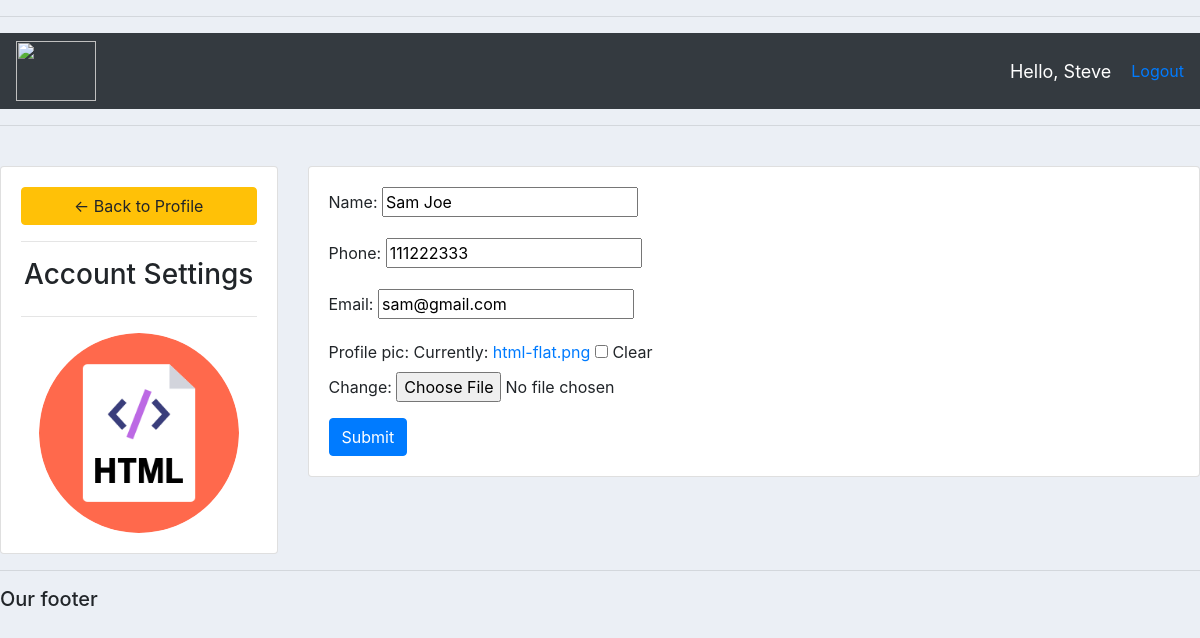
/account/ (signed in), run on the app's committed database.
### accounts/models.py (models this page shows, shortened)
class Customer(models.Model):
    user = models.OneToOneField(User, blank = True, null = True, on_delete = models.CASCADE)
    name = models.CharField(max_length = 200, null = True)
    phone = models.CharField(max_length = 200, null = True)
    email = models.CharField(max_length = 200, null = True)
    profile_pic = models.ImageField(default = 'html-flat.png', null = True, blank = True)
    date_created = models.DateTimeField(auto_now_add = True)

### accounts/decorators.py (the view)
        def wrapper_func(request, *args, **kwargs):
            group = None
            if request.user.groups.exists():
                group = request.user.groups.all()[0].name
            if group in allowed_roles:
                return view_func(request, *args, **kwargs)
            else:
                return HttpResponse('You are not authorized to view this page')

### accounts/forms.py
class CustomerForm(ModelForm):
    class Meta:
        model = Customer
        fields = '__all__'
        exclude = ['user'] #remember the username is defined

### accounts/views.py (called while the page is built)
@login_required(login_url = 'login')
@allowed_users(allowed_roles = ['customer', ])
def accountSetting(request):
    customer = request.user.customer
    form = CustomerForm(instance = customer)
    if request.method == 'POST':
        form = CustomerForm(request.POST, request.FILES, instance = customer)
        if form.is_valid():
            form.save()
    context = {'form': form}
    return render(request, 'accounts/account_settings.html', context)

### templates/accounts/account_settings.html (shortened to what this page needs)
{%  extends 'accounts/main.html' %}
{% load static %}
{% block content %}
    <br>
    <div class="row">
        <div class="col-md-3">
            <div class="card card-body">
                <a class="btn btn-warning" href="{% url 'home' %}"> &#8592; Back to Profile</a>
                <hr>
                <h3 style="text-align: center">Account Settings</h3>
                <hr>
                <img class="profile-pic" src="{{request.user.customer.profile_pic.url}}" >
            </div>
        </div>
        <div class="col-md-9">
            <div class="card card-body">
                <form method="POST" action="" enctype="multipart/form-data">
                    {{form.as_p}}
                    <input class="btn btn-primary" type="submit" name="Update Information">
                </form>
            </div>
        </div>
    </div>
{% endblock %}

### templates/accounts/navbar.html (shortened to what this page needs)
{% load static %}
<nav class="navbar navbar-expand-lg navbar-dark bg-dark">
    <img src="{% static 'images/logo.png' %}" alt="" height="60" width="80">
    <span id="hello-msg">Hello, {{ request.user }}</span>
    <span><a href="{% url 'logout' %}">Logout</a></span>
</nav>

### static/css/main.css (style rules this page uses)
body { background-color: #ebeff5; }

### templates/accounts/navbar.html (style rules this page uses)
#hello-msg { font-size: 18px; color: white; margin-right: 20px; }

### templates/accounts/account_settings.html (style rules this page uses)
.profile-pic { max-width: 200px; max-height:200px; margin: 0 auto; border-radius: 50%; }

### data on the page
Customer: name "Sam Joe", phone "111222333", email "sam@gmail.com"

### other printed values
{{ request.user }} "Steve"
